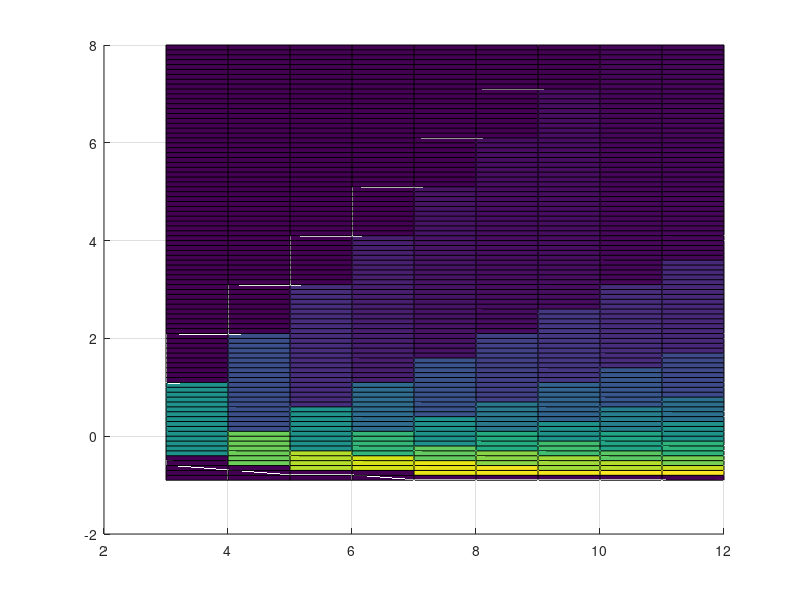

Write MATLAB code to recreate this figure.
k=3:12;
alpha=-0.9:0.1:8;
M=length(k);
N=length(alpha);
res=zeros(M,N);
z=linspace(0,1,5000);
ks=floor(k'*(2+alpha).^(-1))+1;
for i=1:M
for j=1:N
p=1-binocdf(ks(i,j)-1,k(i),z)-z;
[a,b]=max(double(p>0));
res(i,j)=b;
end
end
rez=z(res);
surf(k,alpha, rez')
view(0,90);